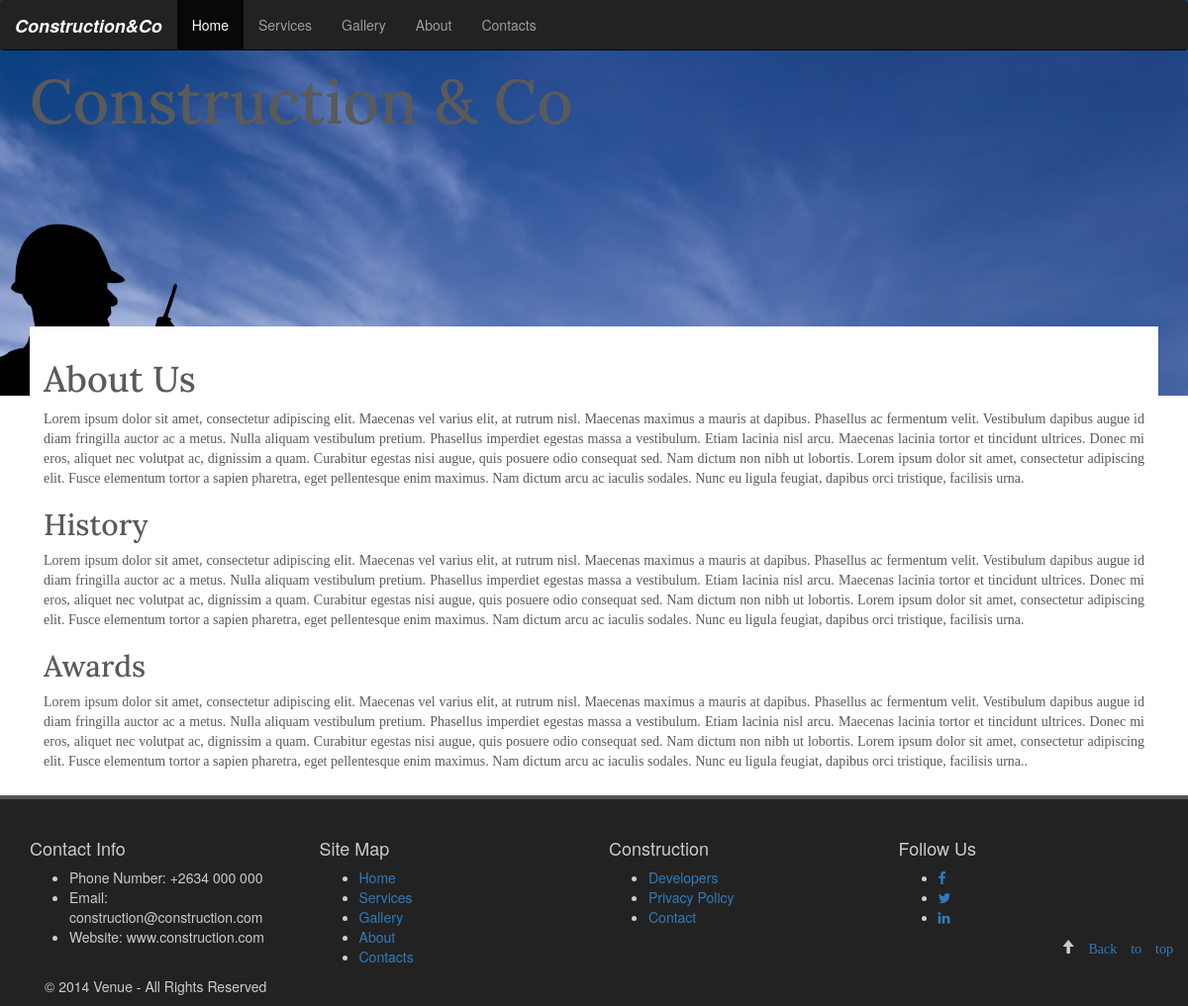
Page /about/ on the earlier database version.
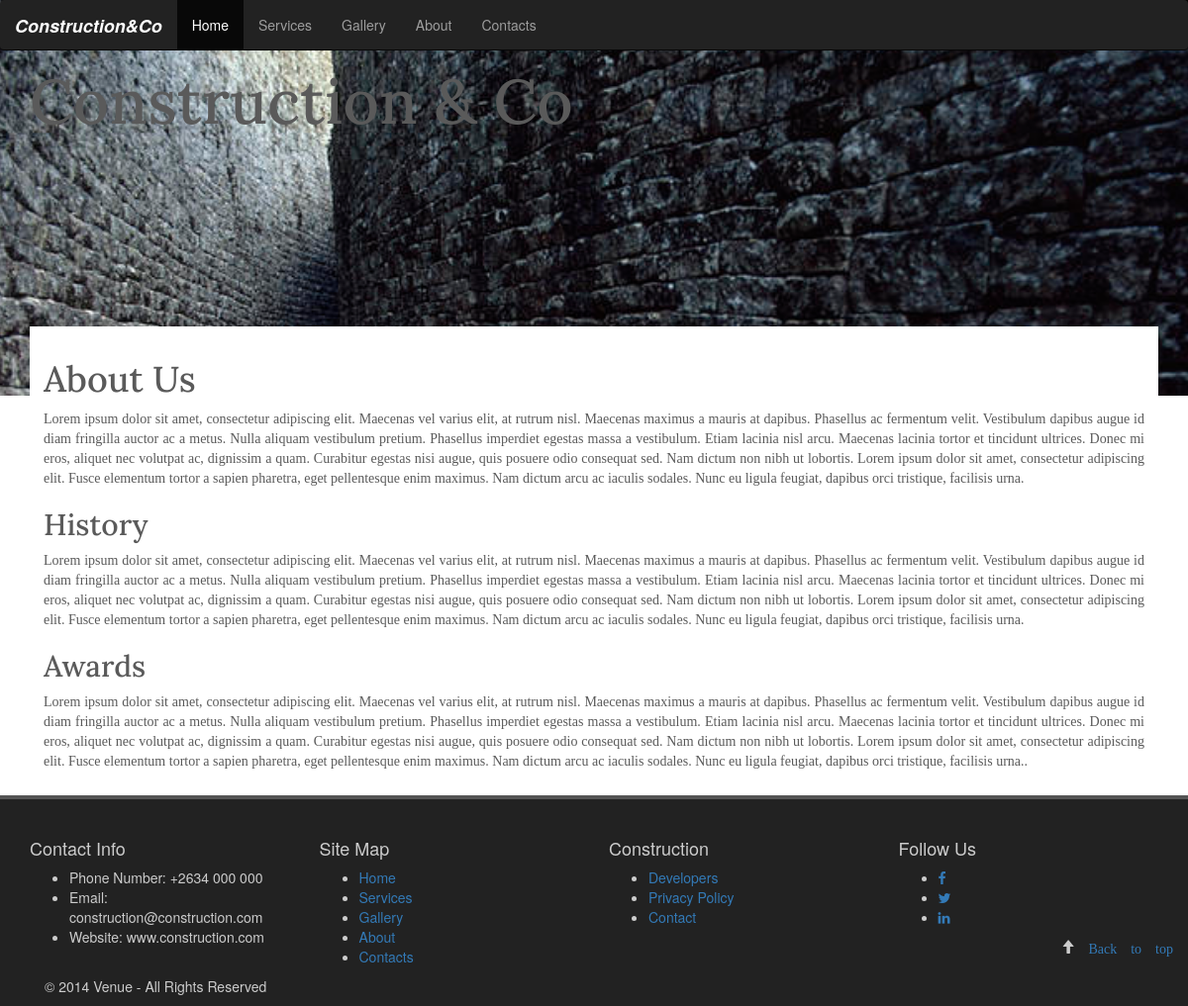
Same page on the later database version.
### displays/models.py (models this page shows, shortened)
class DisplayImage(models.Model):
    slider_image = models.ImageField(upload_to='slider/images/')
    header_text = models.CharField(max_length=120, null=True, blank=True)
    text = models.CharField(max_length=120, null=True, blank=True)
    about_display = models.BooleanField(default=False)
    active_slides = models.BooleanField(default=True)
    home_background_display = models.BooleanField(default=False)

### services/views.py (the view)
# urls.py: url(r'^about/', services.views.about, name='about'),
def about(request):
    slider = DisplayImage.objects.all()
    return render(request, 'about.html', {"slider":slider})

### services/templates/about.html (shortened to what this page needs)
{%extends 'base.html'%}
{% block content %}
    {% for slider in slider %}
    {% if slider.about_display %}
    <div class="jumbotron about" style="background-image: url('{{MEDIA_URL}}{{slider.slider_image}}'); height: 400px;">
      <div class="container" >
        <h1 class="display-3">Construction & Co </h1>
      </div>
    </div>
{% endif %}
{% endfor %}
    <div class="container">
            <article class="top-box">
                <section>
                    <h1>About Us</h1>
                    <p>Lorem ipsum dolor sit amet, consectetur adipiscing elit. Maecenas vel varius elit, at rutrum nisl.
                        Maecenas maximus a mauris at dapibus. Phasellus ac fermentum velit. Vestibulum dapibus augue id
                        diam fringilla auctor ac a metus. Nulla aliquam vestibulum pretium. Phasellus imperdiet egestas
                        massa a vestibulum. Etiam lacinia nisl arcu. Maecenas lacinia tortor et tincidunt ultrices.
                        Donec mi eros, aliquet nec volutpat ac, dignissim a quam. Curabitur egestas nisi augue, quis
                        posuere odio consequat sed. Nam dictum non nibh ut lobortis. Lorem ipsum dolor sit amet,
                        consectetur adipiscing elit. Fusce elementum tortor a sapien pharetra, eget pellentesque
                        enim maximus. Nam dictum arcu ac iaculis sodales. Nunc eu ligula feugiat, dapibus orci tristique,
                        facilisis urna.</p>
                </section>
                <section>
                    <h2>History</h2>
                    <p>Lorem ipsum dolor sit amet, consectetur adipiscing elit. Maecenas vel varius elit, at rutrum nisl.
                        Maecenas maximus a mauris at dapibus. Phasellus ac fermentum velit. Vestibulum dapibus augue id
                        diam fringilla auctor ac a metus. Nulla aliquam vestibulum pretium. Phasellus imperdiet egestas
                        massa a vestibulum. Etiam lacinia nisl arcu. Maecenas lacinia tortor et tincidunt ultrices.
                        Donec mi eros, aliquet nec volutpat ac, dignissim a quam. Curabitur egestas nisi augue, quis
                        posuere odio consequat sed. Nam dictum non nibh ut lobortis. Lorem ipsum dolor sit amet,
                        consectetur adipiscing elit. Fusce elementum tortor a sapien pharetra, eget pellentesque
                        enim maximus. Nam dictum arcu ac iaculis sodales. Nunc eu ligula feugiat, dapibus orci tristique,
                        facilisis urna.</p>
                </section>
                <section>
                    <h2>Awards</h2>
                    <p>Lorem ipsum dolor sit amet, consectetur adipiscing elit. Maecenas vel varius elit, at rutrum nisl.
                        Maecenas maximus a mauris at dapibus. Phasellus ac fermentum velit. Vestibulum dapibus augue id
                        diam fringilla auctor ac a metus. Nulla aliquam vestibulum pretium. Phasellus imperdiet egestas
                        massa a vestibulum. Etiam lacinia nisl arcu. Maecenas lacinia tortor et tincidunt ultrices.
                        Donec mi eros, aliquet nec volutpat ac, dignissim a quam. Curabitur egestas nisi augue, quis
                        posuere odio consequat sed. Nam dictum non nibh ut lobortis. Lorem ipsum dolor sit amet,
                        consectetur adipiscing elit. Fusce elementum tortor a sapien pharetra, eget pellentesque
                        enim maximus. Nam dictum arcu ac iaculis sodales. Nunc eu ligula feugiat, dapibus orci tristique,
                        facilisis urna..</p>
                </section>
            </article>
    </div>
{% endblock %}

### templates/base.html (shortened to what this page needs)
<!DOCTYPE html>
<html lang="en">
  <head>
    {% load staticfiles %}
    <link href=" {% static 'css/bootstrap.min.css' %}" rel="stylesheet">
    <link rel="stylesheet" href='{% static "css/bootstrap.css" %}' />
    <link rel="stylesheet" href='{% static "css/custom.css" %}' />
    <link rel="stylesheet" href="{% static 'css/bootstrap.min.css' %}">
    <link rel="stylesheet" href="{% static 'css/lora.css' %}">
    <link rel="stylesheet" href="http://cdnjs.cloudflare.com/ajax/libs/font-awesome/4.4.0/css/font-awesome.min.css">
    <link href='{% static "css/carousel.css" %}' rel="stylesheet">
  </head>
  <body>
  {% include 'navbar.html'%}
  {% block content%}
{% endblock %}
  {% include 'footer.html'%}
  </body>
</html>

### templates/navbar.html (shortened to what this page needs)
 <div class="navbar-wrapper">
      <div class="container">
        <nav class="navbar navbar-inverse navbar-fixed-top">
          <div class="container">
            <div class="navbar-header">
              <a class="navbar-brand" href="#"><b><i>Construction&Co</i></b></a>
            </div>
            <div id="navbar" class="navbar-collapse collapse">
              <ul class="nav navbar-nav">
                <li class="active"><a href="{% url 'home' %}">Home</a></li>
                <li><a href="{% url 'services' %}">Services</a></li>
                <li><a href="{% url 'gallery' %}">Gallery</a></li>
                <li><a href="{% url 'about' %}">About</a></li>
                <li><a href="{% url 'contact' %}">Contacts</a></li>
              </ul>
            </div>
          </div>
        </nav>
      </div>
    </div>

### templates/footer.html (shortened to what this page needs)
        <footer style="background-color: #222;
                            padding-top: 30px;
                    border-top: 4px solid #555;
                                color: #CCC;
                                margin-bottom: -51px;">
            <div class="container">
                <div class="row footer-widgets" >
                    <div class="col-md-3">
                        <div class="footer-widget contact-widget">
                            <h4>Contact Info</h4>
                            <ul>
                                <li><span>Phone Number:</span> +2634 000 000</li>
                                <li><span>Email:</span> construction@construction.com</li>
                                <li><span>Website:</span> www.construction.com</li>
                            </ul>
                        </div>
                    </div>
                    <div class="col-md-3">
                        <h4>Site Map</h4>
                     <ul>
                         <li class="active">
                             <a href='{% url "home" %}'>Home</a>
                         </li>
                         <li>
                            <a class="selected" href='{% url "services" %}'>Services</a>
                         </li>
                         <li>
                             <a href='{% url "gallery"%}'>Gallery</a>
                         </li>
                         <li>
                            <a href='{% url "about" %}'>About</a>
                         </li>
                         <li>
                            <a href='{% url "contact" %}'>Contacts</a>
                         </li>
                     </ul>
                    </div>
                    <div class="col-md-3">
                        <h4>Construction</h4>
                        <ul class="footer-nav">
                            <li><a href="#">Developers</a>
                            </li>
                            <li><a href="#">Privacy Policy</a>
                            </li>
                            <li><a href="#">Contact</a>
                            </li>
                        </ul>
                    </div>
                    <div class="col-md-3">
                        <div class="footer-widget social-widget">
                            <h4>Follow Us</h4>
                            <ul class="social-icons">
                                <li>
                                    <a class="facebook" href="#"><i class="fa fa-facebook"></i></a>
                                </li>
                                <li>
                                    <a class="twitter" href="#"><i class="fa fa-twitter"></i></a>
                                </li>
                                <li>
                                    <a class="linkdin" href="#"><i class="fa fa-linkedin"></i></a>
                                </li>
                            </ul>
                        </div>
                    </div>
                        <p class="pull-right"><span class="glyphicon glyphicon-arrow-up" aria-hidden="true">
                            <a href="#">Back to top</a></span></p>
                </div>
            </div>
            <div class="copyright-section">
                <div class="row">
                <div class="container">
                    <div class="col-md-6">
                        <p>&copy; 2014 Venue - All Rights Reserved </p>
                    </div>
                </div>
                </div>
            </div>
        </footer>

### static/static_files/css/custom.css (style rules this page uses)
article.top-box { box-sizing: border-box; border: 1em solid white; height: auto; margin-top: -100px; background: white; }
.about { width: 100%; background-repeat: no-repeat; background-attachment: fixed; background-position: center; background-size: cover; }
h1.display-3 { font-family: 'Lora'; color: white; }
.top-box h1 { font-family: 'Lora'; }
.top-box h2 { font-family: 'Lora'; }
.top-box p { font-family: 'Lora'; text-align: justify; }

### static/static_files/css/carousel.css (style rules this page uses)
body { padding-bottom: 40px; color: #5a5a5a; }
.navbar-wrapper { position: absolute; top: 0; right: 0; left: 0; z-index: 20; }
.navbar-wrapper > .container { padding-right: 0; padding-left: 0; }
.navbar-wrapper .navbar { padding-right: 15px; padding-left: 15px; }
.navbar-wrapper .navbar .container { width: auto; }
@media (min-width: 768px) { .navbar-wrapper { margin-top: 10px; } }
@media (min-width: 768px) { .navbar-wrapper .container { padding-right: 15px; padding-left: 15px; } }
@media (min-width: 768px) { .navbar-wrapper .navbar { padding-right: 0; padding-left: 0; } }
@media (min-width: 768px) { .navbar-wrapper .navbar { border-radius: 4px; } }

Differences in the rows shown:
changed DisplayImage: slider_image: a different picture
